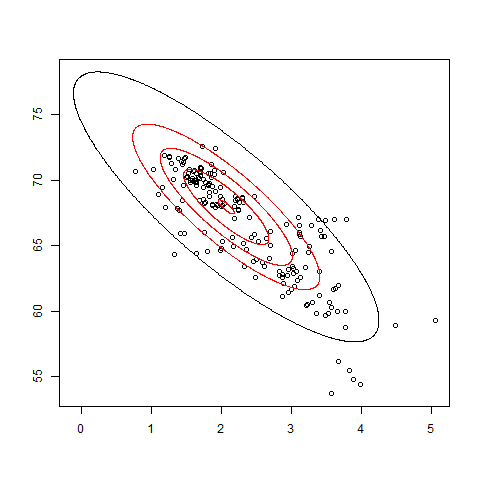

Generate this figure with R:
require(chemometrics)
data(glass)

z <- glass
x<- z[,c(2,4)]
require(robustbase)
x.mcd=covMcd(x)

drawMahal(x,center=x.mcd$center,covariance=x.mcd$cov, quantile = c(0.975, 0.75, 0.5, 0.25, 0.01), pch=1,frame.plot=T,cex=1)

png(filename = "C:/Users/Irina/Disk Google/1_ČZU/BP/!obsah/fig/mahalanobis.png")
drawMahal(x,center=x.mcd$center,covariance=x.mcd$cov, quantile = c(0.975, 0.75, 0.5, 0.25, 0.01), pch=1,frame.plot=TRUE,cex=1)
dev.off()
